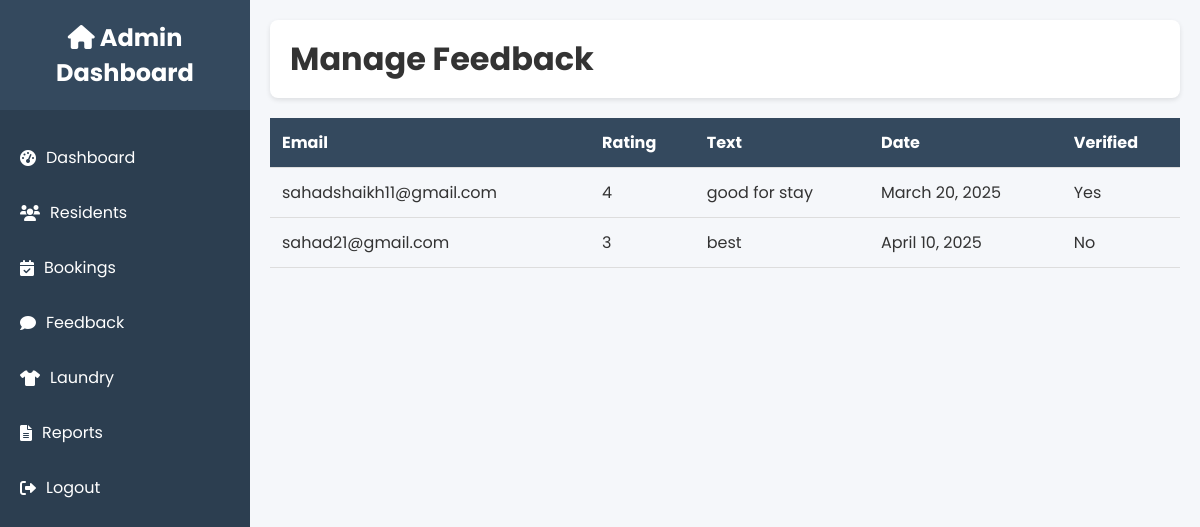
The page /custom-admin/feedback/ (signed in) on the database its author committed.
### hostel_app/models.py (models this page shows, shortened)
class Feedback(models.Model):
    RATING_CHOICES = [
        (1, '1 Star'),
        (2, '2 Stars'),
        (3, '3 Stars'),
        (4, '4 Stars'),
        (5, '5 Stars'),
    ]
    user = models.ForeignKey(User, on_delete=models.CASCADE)
    email = models.EmailField()
    rating = models.IntegerField(choices=RATING_CHOICES)
    text = models.TextField()
    date = models.DateField(default=timezone.now)
    verified = models.BooleanField(default=False)

### admin_dashboard/views.py (the view)
# urls.py: path('feedback/', views.feedback, name='admin_feedback'),
@staff_member_required
def feedback(request):
    feedback_list = Feedback.objects.all()
    return render(request, 'admin_dashboard/feedback.html', {'feedback_list': feedback_list})

### admin_dashboard/templates/admin_dashboard/feedback.html (shortened to what this page needs)
{% extends 'admin_dashboard/base.html' %}
{% block page_title %}Manage Feedback{% endblock %}
{% block content %}
    <table class="data-table">
        <thead>
            <tr>
                <th>Email</th>
                <th>Rating</th>
                <th>Text</th>
                <th>Date</th>
                <th>Verified</th>
            </tr>
        </thead>
        <tbody>
            {% for feedback in feedback_list %}
                <tr>
                    <td>{{ feedback.email }}</td>
                    <td>{{ feedback.rating }}</td>
                    <td>{{ feedback.text }}</td>
                    <td>{{ feedback.date }}</td>
                    <td>{{ feedback.verified|yesno:"Yes,No" }}</td>
                </tr>
            {% empty %}
                <tr><td colspan="5">No feedback found.</td></tr>
            {% endfor %}
        </tbody>
    </table>
{% endblock %}

### admin_dashboard/static/admin_css/dashboard.css (style rules this page uses)
* { margin: 0; padding: 0; box-sizing: border-box; font-family: 'Poppins', sans-serif; }
body { display: flex; min-height: 100vh; background: #f5f7fa; color: #333; }
.data-table { width: 100%; border-collapse: collapse; margin-top: 20px; }
.data-table th, .data-table td { padding: 12px; text-align: left; border-bottom: 1px solid #ddd; }
.data-table th { background: #34495e; color: #fff; }

### rows shown on the page
Feedback: email "sahadshaikh11@gmail.com", rating "4", text "good for stay", date "March 20, 2025", verified "Yes"
Feedback: email "sahad21@gmail.com", rating "3", text "best", date "April 10, 2025", verified "No"
